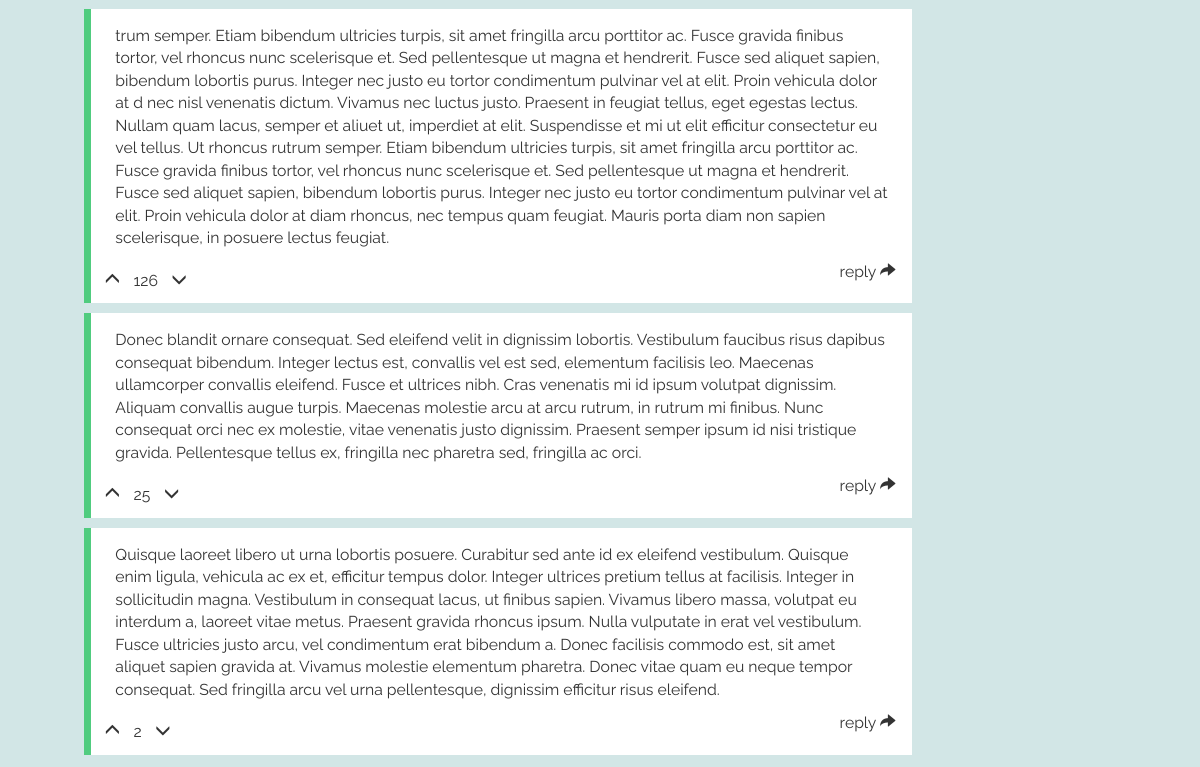
The page /solution/ (lower part) on the database as committed earlier.
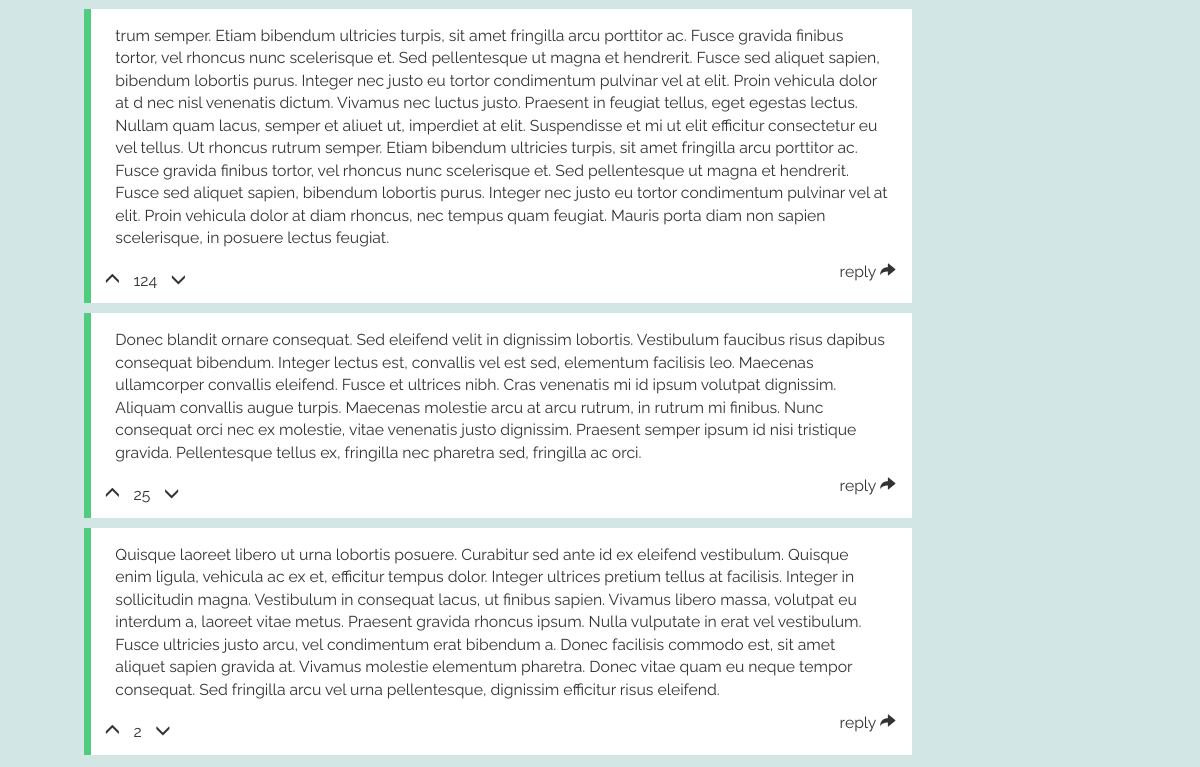
The same page on the database as committed later.
### solution/models.py (models this page shows, shortened)
class Comment(models.Model):
    module = models.ForeignKey(Module, null=True, blank=True)
    par_comment = models.ForeignKey('self', null=True, blank=True, related_name="comkids")
    points = models.IntegerField(default=0)
    content = models.TextField()
    class Meta:
        ordering = ['-points']

### solution/views.py (the view)
# urls.py: url(r'^solution/$', views.post),
def post(request):
    modules = Module.objects.all()
    current_module = Module.objects.get(title="Table of Contents")
    return render(request, 'solve.html', {'modules': modules, 'sections': current_module.section_set.all(), 'comments': current_module.comment_set.all(), 'current_module': current_module,})

### solution/templatetags/solution_extras.py (called while the page is built)
@register.inclusion_tag('comChildren.html')
def com_children_tag(comment):
    children = comment.comkids.all
    return {'children': children}

### solution/templates/solve.html (shortened to what this page needs)
<!DOCTYPE HTML>
<html lang="en">
<head>
  <link rel="stylesheet" href="https://maxcdn.bootstrapcdn.com/bootstrap/3.3.7/css/bootstrap.min.css">
  <link rel="stylesheet" type="text/css" href="/static/css/solve.css"></link>
  {% load solution_extras %}
</head>
<body>
  <div id="com_load">
    <div class="comments">
      {% for comment in comments %}
        <div class="comm" id="com_{{ comment.pk }}" pkid="{{ comment.pk }}">
          <p class="comment_text" pkid="{{ comment.pk }}">{{ comment.content }}</p>
          <div class="comment_points_wrap">
            <p class="comment_points">
              <span class="glyphicon glyphicon-menu-up comment_up" pkid="{{ comment.pk }}"></span>
            </p>
            <p class="comment_points" id="compoints_{{ comment.pk }}">{{ comment.points }}</p>
            <p class="comment_points">
              <span class="glyphicon glyphicon-menu-down comment_down" pkid="{{ comment.pk }}"></span>
            </p>
          </div>
          <div class="reply_wrap" pkid="{{ comment.pk }}">
            <p class="reply">reply <span class="glyphicon glyphicon-share-alt"></span></p>
          </div>
        </div>
      {% endfor %}
    </div>
  </div>
</body>

Rows that differ between the two databases and show on the page:
changed Comment (number 1 of 3 on the later page): points "126" → "124"
